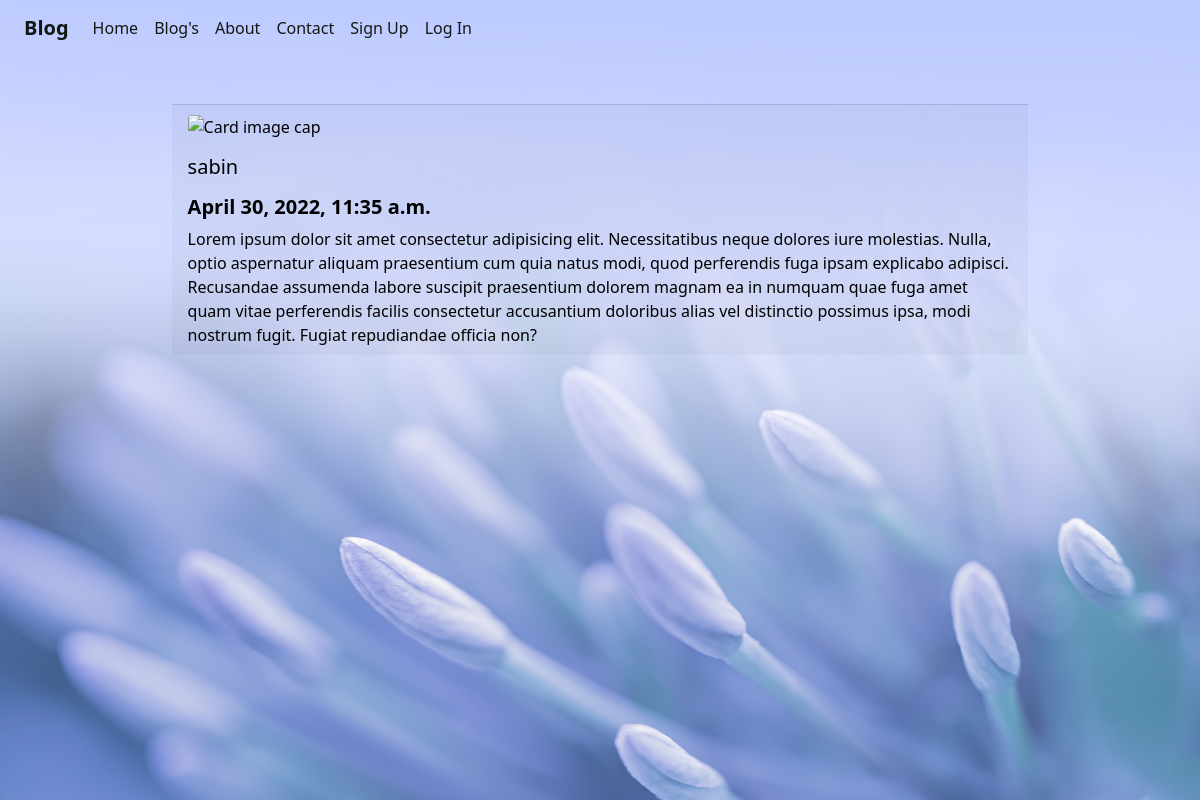
The page /blogdetails/2/ on the database its author committed.
### home/models.py (models this page shows)
class Blog(models.Model):
    title=models.CharField(max_length=500)
    body=models.TextField()
    photo=CloudinaryField("image")
    date=models.DateTimeField(auto_now_add=True)

### home/views.py (the view)
# urls.py: path("blogdetails/<int:id>/",views.blogdetails,name='blogdetails'),
def blogdetails(request,id):
    post=Blog.objects.get(pk=id)
    return render(request,"home/blogdetails.html",{"post":post})

### templates/home/blogdetails.html (shortened to what this page needs)
{% extends 'home/base.html' %}
{% load static %}
{% block content %}
<div class="card-footer my-5" style="width: 70%; margin: auto;">
    <img class="card-img-top" src="{{post.photo.url}}" alt="Card image cap">
      <h5 class="card-title my-3">{{post.title}}</h5>
      <h5 class="card-text"><b>{{post.date}}</b></h5>
      <p class="card-text ">{{post.body}}</p>
    </div>
</div>
{% endblock %}

### static/home/css/st.css (style rules this page uses)
* { margin: 0; padding: 0; box-sizing: border-box; }

### rows shown on the page
Blog: title "sabin", date "April 30, 2022, 11:35 a.m.", body "Lorem ipsum dolor sit amet consectetur adipisicing elit. Necessitatibus neque dolores iure molestias. Nulla, optio aspernatur aliquam praesentium cum quia natus modi, quod perferendis fuga ipsam explicabo adipisci. Recusandae assumenda labore suscipit praesentium dolorem magnam ea in numquam quae fuga amet quam vitae perferendis facilis consectetur accusantium doloribus alias vel distinctio possimus ipsa, modi nostrum fugit. Fugiat repudiandae officia non?"
